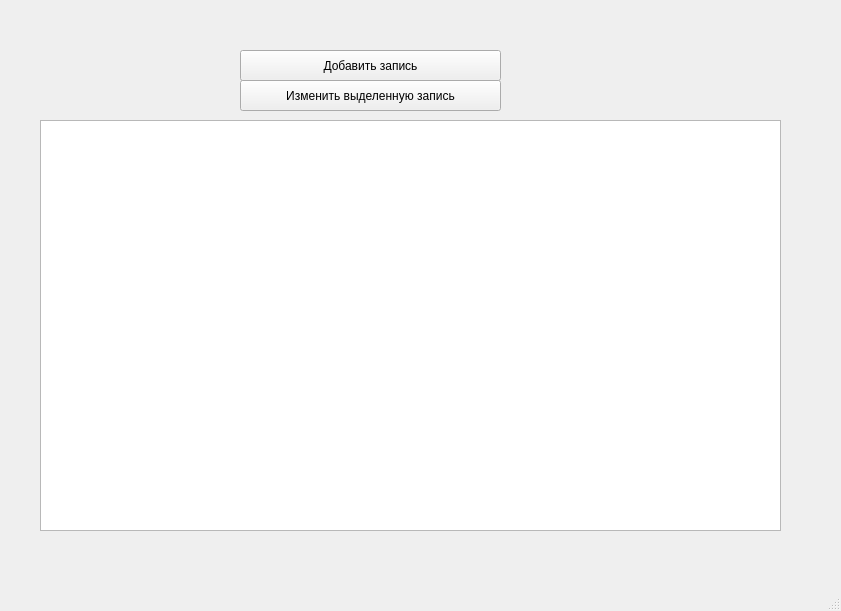
<?xml version="1.0" encoding="UTF-8"?>
<ui version="4.0">
 <class>MainWindow</class>
 <widget class="QMainWindow" name="MainWindow">
  <property name="geometry">
   <rect>
    <x>0</x>
    <y>0</y>
    <width>841</width>
    <height>611</height>
   </rect>
  </property>
  <property name="windowTitle">
   <string>MainWindow</string>
  </property>
  <widget class="QWidget" name="centralwidget">
   <widget class="QTableWidget" name="tableWidget">
    <property name="geometry">
     <rect>
      <x>40</x>
      <y>120</y>
      <width>741</width>
      <height>411</height>
     </rect>
    </property>
   </widget>
   <widget class="QPushButton" name="button_change">
    <property name="geometry">
     <rect>
      <x>240</x>
      <y>80</y>
      <width>261</width>
      <height>31</height>
     </rect>
    </property>
    <property name="text">
     <string>Изменить выделенную запись</string>
    </property>
   </widget>
   <widget class="QPushButton" name="button_add">
    <property name="geometry">
     <rect>
      <x>240</x>
      <y>50</y>
      <width>261</width>
      <height>31</height>
     </rect>
    </property>
    <property name="text">
     <string>Добавить запись</string>
    </property>
   </widget>
  </widget>
  <widget class="QMenuBar" name="menubar">
   <property name="geometry">
    <rect>
     <x>0</x>
     <y>0</y>
     <width>841</width>
     <height>21</height>
    </rect>
   </property>
  </widget>
  <widget class="QStatusBar" name="statusbar"/>
 </widget>
 <resources/>
 <connections/>
</ui>
